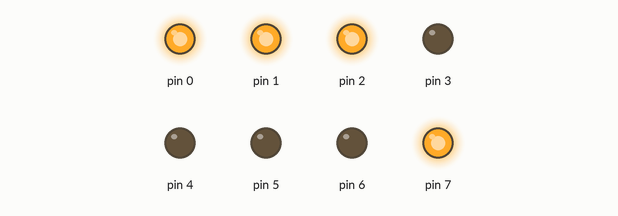
Bench run of a sketch on a simulated Arduino Uno, built with avr-gcc and run on an emulated ATmega328P. Parts: output pins drawn as LEDs (lit = HIGH).

Above: at 0.15 s.
At 1.05 s:
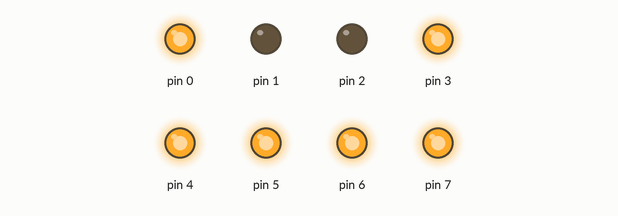
At 2.25 s:
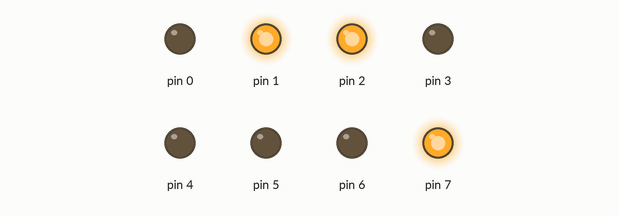
At 4.35 s:
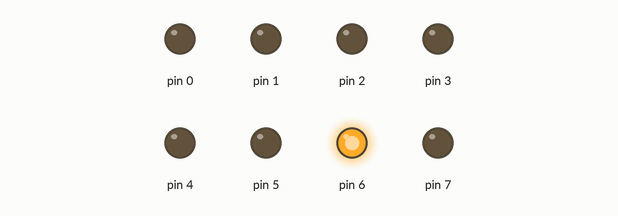
At 6.75 s:
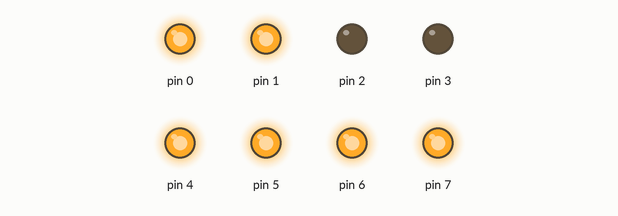
At 8.55 s:
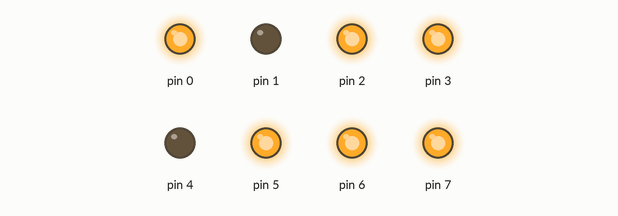
Timing chart, 0 to 9.0 s (numbered marks = the images above):
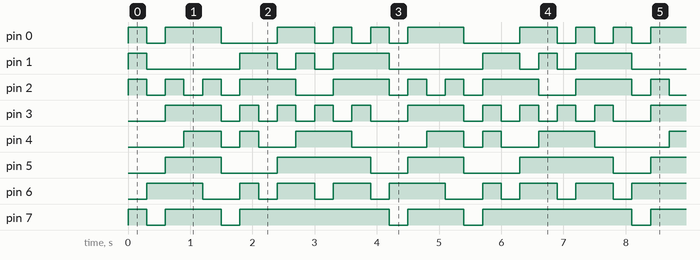

Measured:
- by itself, pin 0: repeats every 3.9 s: LOW 0.30 s, HIGH 0.90 s, LOW 0.90 s, HIGH 0.60 s, 2 × (LOW 0.30 s, HIGH 0.30 s)
- by itself, pin 1: repeats every 3.9 s: LOW 1.5 s, HIGH 0.60 s, LOW 0.30 s, HIGH 0.30 s, LOW 0.30 s, HIGH 0.90 s
- by itself, pin 2: repeats every 3.9 s: 2 × (LOW 0.30 s, HIGH 0.30 s), LOW 0.30 s, HIGH 0.90 s, LOW 0.60 s, HIGH 0.90 s
- by itself, pin 3: repeats every 3.9 s: 4 × (LOW 0.30 s, HIGH 0.30 s), LOW 0.60 s, HIGH 0.90 s
- by itself, pin 4: repeats every 3.9 s: LOW 0.30 s, HIGH 0.30 s, LOW 0.60 s, HIGH 0.90 s, LOW 1.2 s, HIGH 0.60 s
- by itself, pin 5: repeats every 3.9 s: LOW 0.90 s, HIGH 1.5 s, LOW 0.60 s, HIGH 0.90 s
- by itself, pin 6: repeats every 3.9 s: LOW 0.60 s, HIGH 0.30 s, 2 × (LOW 0.30 s, HIGH 0.60 s), LOW 0.30 s, HIGH 0.90 s
- by itself, pin 7: repeats every 3.9 s: LOW 0.30 s, HIGH 0.90 s, LOW 0.30 s, HIGH 2.4 s

The sketch:

count.ino
```cpp
int portd_pins=255;
int ctr=0;
int sev_seg[13]={135,64,237,249,189,0,222,134,237,243,184,247,238};


void setup()
{
	DDRD=portd_pins;
}

void loop()
{
  for(ctr=0;ctr<=12;ctr++){
  	PORTD=sev_seg[ctr];
    delay(300);
  }
}
```
